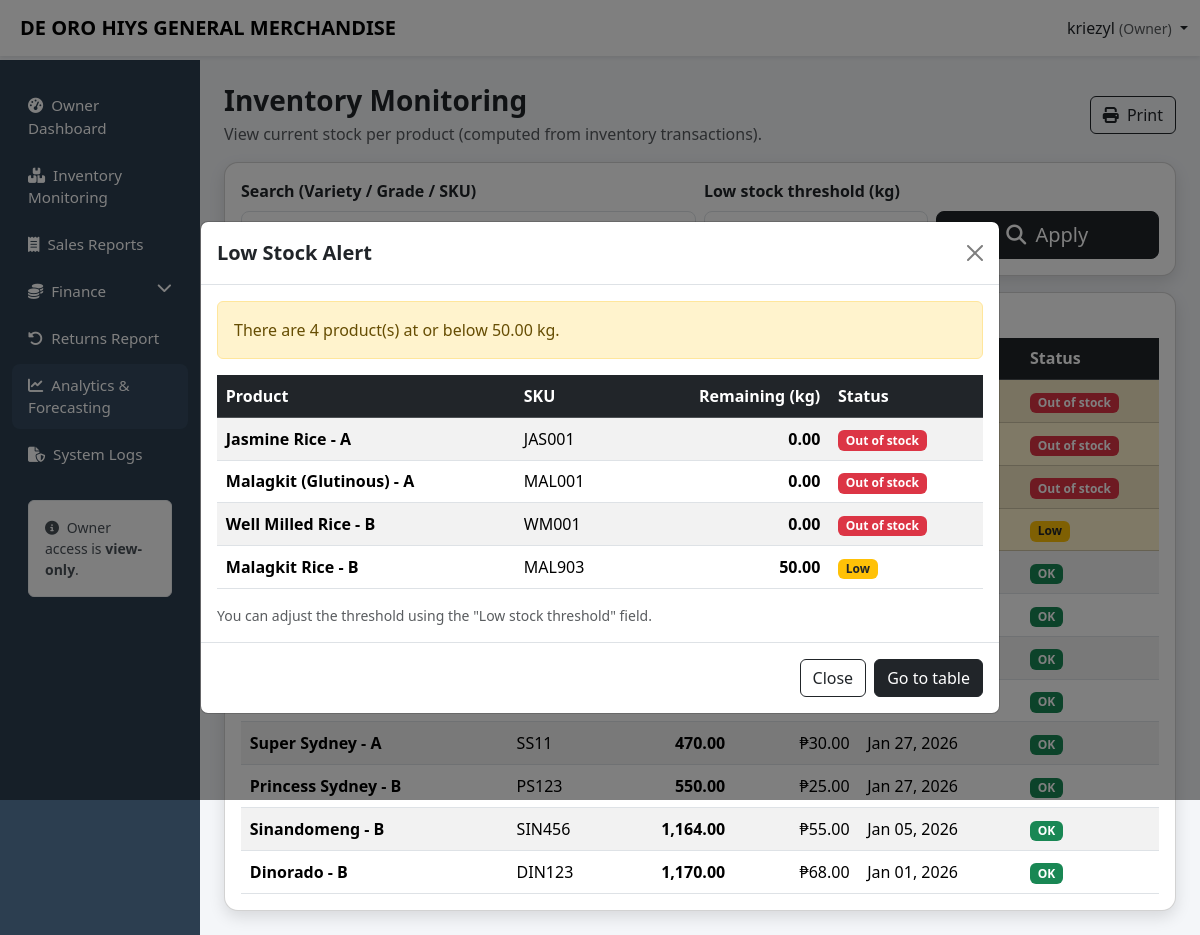
Screenshot of /owner/inventory_monitoring.php (signed in) with the database file from the repository.
### tables this page shows
CREATE TABLE `products` (
  `product_id` int(11) NOT NULL,
  `variety` varchar(100) DEFAULT NULL,
  `grade` varchar(50) DEFAULT NULL,
  `sku` varchar(50) DEFAULT NULL,
  `unit_weight_kg` decimal(10,2) DEFAULT NULL,
  `unit_price` decimal(10,2) DEFAULT NULL,
  `delivery_date` date DEFAULT NULL,
  `created_at` timestamp NOT NULL DEFAULT current_timestamp(),
  `archived` tinyint(1) NOT NULL DEFAULT 0,
  `stock_kg` decimal(10,2) NOT NULL DEFAULT 0.00
);

### owner/inventory_monitoring.php (the view, shortened to what this page needs)
<?php
$username = $_SESSION['username'] ?? 'Owner';
include '../config/db.php';
$low = (float)($_GET['low'] ?? 50);
$searchSql = "";
$res = $conn->query("
  SELECT
    p.product_id, p.variety, p.grade, p.sku, p.unit_price, p.delivery_date,
    COALESCE(SUM(
      CASE
        WHEN LOWER(it.type)='in' THEN it.qty_kg
        WHEN LOWER(it.type)='out' THEN -it.qty_kg
        WHEN LOWER(it.type)='adjust' THEN it.qty_kg
        ELSE 0
      END
    ),0) AS stock_kg
  FROM products p
  LEFT JOIN inventory_transactions it ON it.product_id = p.product_id
  WHERE p.archived=0
  $searchSql
  GROUP BY p.product_id
  ORDER BY stock_kg ASC, p.variety ASC
");
$productsRows = [];
$lowItems = [];
if($res && $res->num_rows > 0){
  while($row = $res->fetch_assoc()){
    $productsRows[] = $row;
    $stock = (float)$row['stock_kg'];
    if($stock <= $low){
      $lowItems[] = [
        'product' => ($row['variety'].' - '.$row['grade']),
        'sku' => $row['sku'],
        'stock' => $stock
      ];
    }
  }
}
?>
<!DOCTYPE html>
<html lang="en">
<head>
<link href="https://cdn.jsdelivr.net/npm/bootstrap@5.3.2/dist/css/bootstrap.min.css" rel="stylesheet">
<link href="https://cdnjs.cloudflare.com/ajax/libs/font-awesome/6.5.1/css/all.min.css" rel="stylesheet">
</head>
<body>
<nav class="navbar navbar-expand-lg navbar-light bg-white shadow-sm fixed-top">
  <div class="container-fluid">
    <span class="navbar-brand fw-bold ms-2">DE ORO HIYS GENERAL MERCHANDISE</span>
    <div class="ms-auto dropdown">
      <a class="nav-link dropdown-toggle" data-bs-toggle="dropdown">
        <?= htmlspecialchars($username) ?> <small class="text-muted">(Owner)</small>
      </a>
    </div>
  </div>
</nav>
<div class="container-fluid">
<div class="row">
<nav id="sidebarMenu" class="col-lg-2 d-lg-block sidebar collapse">
  <div class="pt-4">
    <ul class="nav flex-column gap-1">
      <li class="nav-item">
        <a class="nav-link" href="dashboard.php">
          <i class="fas fa-gauge-high me-2"></i>Owner Dashboard
        </a>
      </li>
      <li class="nav-item">
        <a class="nav-link" href="inventory_monitoring.php">
          <i class="fas fa-boxes-stacked me-2"></i>Inventory Monitoring
        </a>
      </li>
      <li class="nav-item">
        <a class="nav-link" href="sales_report.php">
          <i class="fas fa-receipt me-2"></i>Sales Reports
        </a>
      </li>
      <?php $isFinance = in_array(basename($_SERVER['PHP_SELF']), ['supplier_payables.php','customer_receivables.php']); ?>
      <li class="nav-item">
        <a class="nav-link <?= $isFinance ? 'active' : '' ?>" data-bs-toggle="collapse" href="#financeMenu" role="button"
           aria-expanded="<?= $isFinance ? 'true' : 'false' ?>" aria-controls="financeMenu">
          <i class="fas fa-coins me-2"></i>Finance
          <i class="fas fa-chevron-down float-end"></i>
        </a>
      </li>
      <li class="nav-item">
        <a class="nav-link" href="returns_report.php">
          <i class="fas fa-rotate-left me-2"></i>Returns Report
        </a>
      </li>
      <li class="nav-item">
        <a class="nav-link active" href="analytics.php">
          <i class="fas fa-chart-line me-2"></i>Analytics & Forecasting
        </a>
      </li>
      <li class="nav-item">
        <a class="nav-link" href="system_logs.php">
          <i class="fas fa-file-shield me-2"></i>System Logs
        </a>
      </li>
    </ul>
    <div class="px-3 mt-4">
      <div class="alert alert-light small mb-0">
        <i class="fa-solid fa-circle-info me-1"></i> Owner access is <b>view-only</b>.
      </div>
    </div>
  </div>
</nav>
<main class="col-lg-10 ms-sm-auto px-4 main-content">
<div class="py-4">
  <div class="d-flex justify-content-between align-items-center flex-wrap gap-2 mb-3">
    <div>
      <h3 class="fw-bold mb-1">Inventory Monitoring</h3>
      <div class="text-muted">View current stock per product (computed from inventory transactions).</div>
    </div>
    <button class="btn btn-outline-dark" onclick="window.print()"><i class="fa-solid fa-print me-1"></i> Print</button>
  </div>
  <?php if(count($lowItems) > 0): ?>
  <div class="modal fade" id="lowStockModal" tabindex="-1" aria-hidden="true">
    <div class="modal-dialog modal-lg modal-dialog-centered">
      <div class="modal-content">
        <div class="modal-header">
          <h5 class="modal-title fw-bold">Low Stock Alert</h5>
          <button type="button" class="btn-close" data-bs-dismiss="modal" aria-label="Close"></button>
        </div>
        <div class="modal-body">
          <div class="alert alert-warning mb-3">
            There are <?= count($lowItems) ?> product(s) at or below <?= number_format($low,2) ?> kg.
          </div>
          <div class="table-responsive">
            <table class="table table-sm table-striped align-middle mb-0">
              <thead class="table-dark">
                <tr>
                  <th>Product</th>
                  <th>SKU</th>
                  <th class="text-end">Remaining (kg)</th>
                  <th>Status</th>
                </tr>
              </thead>
              <tbody>
                <?php foreach($lowItems as $li): ?>
                  <tr>
                    <td class="fw-semibold"><?= htmlspecialchars($li['product']) ?></td>
                    <td><?= htmlspecialchars($li['sku']) ?></td>
                    <td class="text-end fw-bold"><?= number_format((float)$li['stock'],2) ?></td>
                    <td>
                      <?php if((float)$li['stock'] <= 0): ?>
                        <span class="badge bg-danger">Out of stock</span>
                      <?php else: ?>
                        <span class="badge bg-warning text-dark">Low</span>
                      <?php endif; ?>
                    </td>
                  </tr>
                <?php endforeach; ?>
              </tbody>
            </table>
          </div>
          <div class="text-muted small mt-3">
            You can adjust the threshold using the "Low stock threshold" field.
          </div>
        </div>
        <div class="modal-footer">
          <button class="btn btn-outline-dark" type="button" data-bs-dismiss="modal">Close</button>
          <a class="btn btn-dark" href="#stockTable">Go to table</a>
        </div>
      </div>
    </div>
  </div>
  <?php endif; ?>
  <div class="card modern-card mb-3">
    <div class="card-body">
      <form class="row g-2 align-items-end" method="get">
        <div class="col-12 col-md-6">
          <label class="form-label fw-semibold">Search (Variety / Grade / SKU)</label>
        </div>
        <div class="col-12 col-md-3">
          <label class="form-label fw-semibold">Low stock threshold (kg)</label>
        </div>
        <div class="col-12 col-md-3 d-grid">
          <button class="btn btn-dark btn-lg"><i class="fa-solid fa-magnifying-glass me-1"></i> Apply</button>
        </div>
      </form>
    </div>
  </div>
  <div class="card modern-card" id="stockTable">
    <div class="card-body">
      <div class="table-responsive">
        <table class="table table-striped align-middle mb-0">
          <thead class="table-dark">
            <tr>
              <th>Product</th>
              <th>SKU</th>
              <th class="text-end">Stock (kg)</th>
              <th class="text-end">Unit Price</th>
              <th>Delivery Date</th>
              <th>Status</th>
            </tr>
          </thead>
          <tbody>
          <?php if(count($productsRows) > 0): ?>
            <?php foreach($productsRows as $p):
              $stock = (float)$p['stock_kg'];
              $isLow = $stock <= $low;
            ?>
              <tr class="<?= $isLow ? 'table-warning' : '' ?>">
                <td class="fw-bold"><?= htmlspecialchars($p['variety'].' - '.$p['grade']) ?></td>
                <td><?= htmlspecialchars($p['sku']) ?></td>
                <td class="text-end fw-bold"><?= number_format($stock,2) ?></td>
                <td class="text-end">₱<?= number_format((float)$p['unit_price'],2) ?></td>
                <td><?= $p['delivery_date'] ? htmlspecialchars(date("M d, Y", strtotime($p['delivery_date']))) : '—' ?></td>
                <td>
                  <?php if($stock <= 0): ?>
                    <span class="badge bg-danger">Out of stock</span>
                  <?php elseif($isLow): ?>
                    <span class="badge bg-warning text-dark">Low</span>
                  <?php else: ?>
                    <span class="badge bg-success">OK</span>
                  <?php endif; ?>
                </td>
              </tr>
            <?php endforeach; ?>
          <?php else: ?>
            <tr><td colspan="6" class="text-center text-muted">No products found.</td></tr>
          <?php endif; ?>
          </tbody>
      </div>
      <div class="text-muted small mt-2">
      </div>
    </div>
  </div>
</div>
</main>
</div>
</div>
</body>
</html>

### owner/inventory_monitoring.php (style rules this page uses)
body { background:#f4f6f9; padding-top: 60px; }
.sidebar { min-height:100vh; background:#2c3e50; padding-top: 0%; }
.sidebar .nav-link { color:#fff; padding:10px 16px; border-radius:8px; font-size:.95rem; }
.sidebar .nav-link:hover, .sidebar .nav-link.active { background:#34495e; }
.modern-card { border-radius:14px; box-shadow:0 6px 16px rgba(0,0,0,.12); }
.main-content { padding-top:0px; }
.table td, .table th { padding:0.55rem; vertical-align: middle; }

### rows the page displays
products: shows "Out of stock"
products: shows "Out of stock"
products: shows "Out of stock"
products: shows "Low"
products: shows "OK"
products: shows "OK"
products: shows "OK"
products: shows "OK"
products: variety+grade "Super Sydney - A", sku "SS11", stock "470.00", unit_price "30.00", delivery_date "Jan 27, 2026", shows "OK"
products: variety+grade "Princess Sydney - B", sku "PS123", stock "550.00", unit_price "25.00", delivery_date "Jan 27, 2026", shows "OK"
products: variety+grade "Sinandomeng - B", sku "SIN456", stock "1,164.00", unit_price "55.00", delivery_date "Jan 05, 2026", shows "OK"
products: variety+grade "Dinorado - B", sku "DIN123", stock "1,170.00", unit_price "68.00", delivery_date "Jan 01, 2026", shows "OK"

### other values shown
$username "kriezyl"
count($lowItems) "4"
$low "50.00"
$li['product'] "Jasmine Rice - A"
$li['sku'] "JAS001"
$li['stock'] "0.00"
$li['product'] "Malagkit (Glutinous) - A"
$li['sku'] "MAL001"
$li['product'] "Well Milled Rice - B"
$li['sku'] "WM001"
$li['product'] "Malagkit Rice - B"
$li['sku'] "MAL903"
$li['stock'] "50.00"
